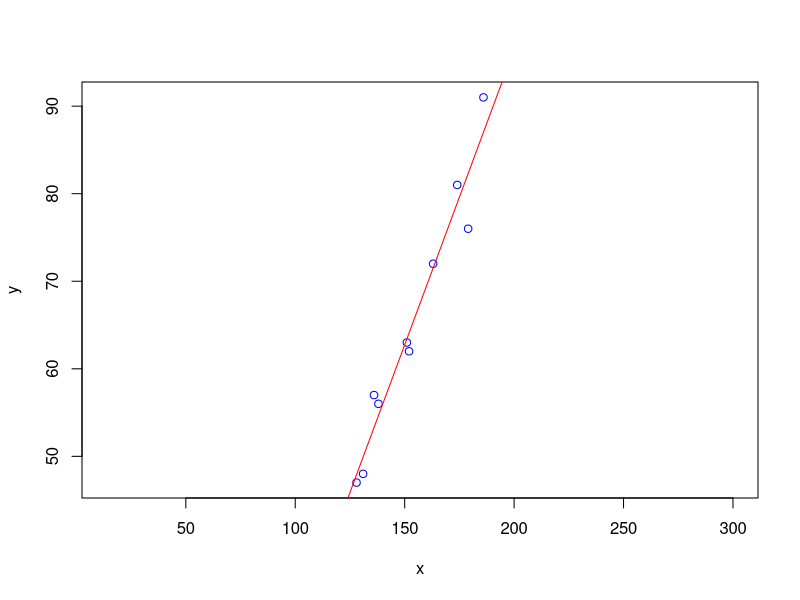

Generate this figure with R: (Note: this script raises an error after producing the figure.)
# Machine Learning with R

# Linear Regression
# Create An input 
x<-c(151,174,138,186,128,136,179,163,152,131)
y<-c(63,81,56,91,47,57,76,72,62,48)

# Create Linear Model
model=lm(y~x)
print(model)

# Plot the Model
plot(x,y,col="blue",asp=4)
abline(model,col="red")

#Prediction 
a<-data.frame(x=174)
result=predict(model,a)
print(result)


# Multi Regression

# Show inbuilt dataset r
View(mtcars)

# Create Input
input=mtcars[,c("mpg","disp","hp","wt")]
View(input)

# Create Multi Regression Model 
model=lm(mpg~disp+hp+wt,data=input)
print(model)
summary(model)

# Predication
a=data.frame(disp=221,hp=102,wt=2.91)
result=predict(model,a)
cat("Mileage:-",result)



# Classification Technique
# Decision Tree
# Read The data
head(iris)

# Create Decision tree model
tree<-rpart(Species~Petal.Length+Petal.Width,data=iris,method = "class")
tree

# Plot Decision tree
rpart.plot(tree)

# Draw rhe confusion matrix
table(iris$Species,predict(tree,type = "class"))

# Give our data to find the value 
a<-data.frame(Species=90,Petal.Length=50,Petal.Width=50)
p=predict(tree,a,type = "class")
p
View(p)

# Random Forest
library(party)
library(randomForest)
View(readingSkills)

table(readingSkills$nativeSpeaker)

# Create Random Forest model
output_forest<- randomForest(nativeSpeaker~age+shoeSize+score,readingSkills)
print(output_forest)

# Predication
df=data.frame(age=11,shoeSize=30,score=35)
predict(output_forest,df)



# SVM(Support Vector Machine)
library(e1071)

# Create SVM model
output_Svm<- svm(nativeSpeaker~age+shoeSize+score,readingSkills)
print(output_Svm)

# Predication
df=data.frame(age=10,shoeSize=30,score=52)
predict(output_Svm,df)
